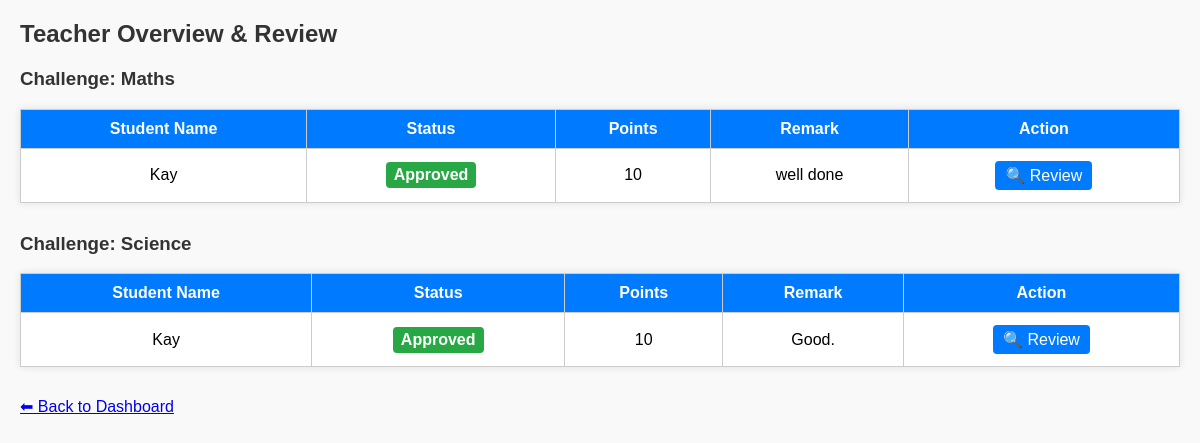
Screenshot of /lms/public/view_submissions.php (signed in) with the database file from the repository.
### tables this page shows
CREATE TABLE `challenges` (
  `id` int(11) NOT NULL,
  `teacher_id` int(11) NOT NULL,
  `title` varchar(255) DEFAULT NULL,
  `description` text DEFAULT NULL,
  `created_at` timestamp NOT NULL DEFAULT current_timestamp()
);

CREATE TABLE `users` (
  `id` int(11) NOT NULL,
  `name` varchar(100) NOT NULL,
  `email` varchar(100) NOT NULL,
  `password_hash` varchar(255) NOT NULL,
  `role` enum('student','teacher','admin') DEFAULT 'student',
  `points` int(11) DEFAULT 0,
  `created_at` timestamp NOT NULL DEFAULT current_timestamp()
);

CREATE TABLE `challenge_submissions` (
  `id` int(11) NOT NULL,
  `student_id` int(11) NOT NULL,
  `challenge_id` int(11) NOT NULL,
  `text_submission` text DEFAULT NULL,
  `file_submission` varchar(255) DEFAULT NULL,
  `points_awarded` int(11) DEFAULT 0,
  `status` enum('pending','completed','approved','rejected') DEFAULT 'pending',
  `teacher_remark` text DEFAULT NULL,
  `reviewed_at` timestamp NULL DEFAULT NULL,
  `submitted_at` timestamp NOT NULL DEFAULT current_timestamp()
);

### lms/public/view_submissions.php (the view, shortened to what this page needs)
<?php
require_once __DIR__ . '/../config/db_config.php';
$teacher_id = $_SESSION['user_id'];
$challenges_stmt = $mysqli->prepare("SELECT id, title FROM challenges WHERE teacher_id = ? ORDER BY created_at DESC");
$challenges_stmt->bind_param('i', $teacher_id);
$challenges_stmt->execute();
$challenges_res = $challenges_stmt->get_result();
$challenges = $challenges_res->fetch_all(MYSQLI_ASSOC);
$students = $mysqli->query("SELECT id, name FROM users WHERE role='student' ORDER BY name ASC")->fetch_all(MYSQLI_ASSOC);
$all_submissions = [];
$sub_stmt = $mysqli->prepare("SELECT cs.*
                              FROM challenge_submissions cs
                              JOIN challenges c ON cs.challenge_id = c.id
                              WHERE c.teacher_id = ?");
$sub_stmt->bind_param('i', $teacher_id);
$sub_stmt->execute();
$res = $sub_stmt->get_result();
while ($row = $res->fetch_assoc()) {
    $all_submissions[$row['challenge_id']][$row['student_id']] = $row;
}
?>
<!doctype html>
<html>
<head>
</head>
<body>
<h2>Teacher Overview & Review</h2>
<?php if (count($challenges) === 0): ?>
    <p>No challenges found.</p>
<?php else: ?>
    <?php foreach ($challenges as $c): ?>
        <h3>Challenge: <?= htmlspecialchars($c['title']) ?></h3>
        <table>
            <tr>
                <th>Student Name</th>
                <th>Status</th>
                <th>Points</th>
                <th>Remark</th>
                <th>Action</th>
            </tr>
            <?php foreach ($students as $s):
                $sub = $all_submissions[$c['id']][$s['id']] ?? null;
                $statusBadge = '<span class="badge not-submitted">Not Submitted</span>';
                if ($sub) {
                    if ($sub['status'] === 'completed') {
                        $statusBadge = '<span class="badge submitted">Submitted</span>';
                    } elseif ($sub['status'] === 'approved') {
                        $statusBadge = '<span class="badge approved">Approved</span>';
                    } elseif ($sub['status'] === 'rejected') {
                        $statusBadge = '<span class="badge rejected">Rejected</span>';
                    }
                }
            ?>
            <tr>
                <td><?= htmlspecialchars($s['name']) ?></td>
                <td><?= $statusBadge ?></td>
                <td><?= $sub ? intval($sub['points_awarded']) : '-' ?></td>
                <td><?= $sub ? htmlspecialchars($sub['teacher_remark'] ?? '-') : '-' ?></td>
                <td>
                    <?php if ($sub): ?>
                        <a href="review_challenge.php?submission_id=<?= intval($sub['id']) ?>&challenge_id=<?= intval($c['id']) ?>" class="btn btn-sm btn-info">🔍 Review</a>
                    <?php else: ?>
                        -
                    <?php endif; ?>
                </td>
            </tr>
            <?php endforeach; ?>
        </table>
    <?php endforeach; ?>
<?php endif; ?>
<p><a href="dashboard_teacher.php">⬅ Back to Dashboard</a></p>
</body>
</html>

### lms/public/view_submissions.php (style rules this page uses)
body { font-family: Arial, sans-serif; margin: 20px; background:#f9f9f9; }
h2, h3 { color: #333; }
table { border-collapse: collapse; width: 100%; margin-bottom: 30px; background:#fff; box-shadow:0 0 8px rgba(0,0,0,0.1); }
th, td { border:1px solid #ccc; padding:10px; text-align:center; }
th { background:#007bff; color:#fff; }
.badge { padding:4px 8px; border-radius:4px; color:#fff; font-weight:bold; display:inline-block; }
.approved { background:#28a745; }
.btn { padding:5px 10px; background:#007bff; color:#fff; border:none; border-radius:4px; cursor:pointer; margin:2px; text-decoration:none; display:inline-block; }

### rows the page displays
challenges: title "Maths", id.points_awarded "10", id.teacher_remark "well done"
users: name "Kay", shows "Approved"
challenges: title "Science", id.points_awarded "10", id.teacher_remark "Good."
